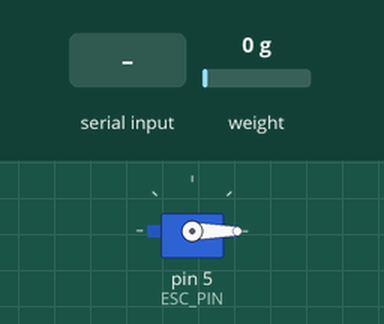
This sketch was run on a simulated Arduino Uno, built with avr-gcc and run on an emulated ATmega328P. Parts: servo. The inputs (shaded band) are chosen by the test bench; at power-on: weight on the scale 0 g. What the sketch prints to the serial monitor is not drawn.

Above: at 8.4 s.
8.5 s: "b" received over Serial
At 8.94 s:
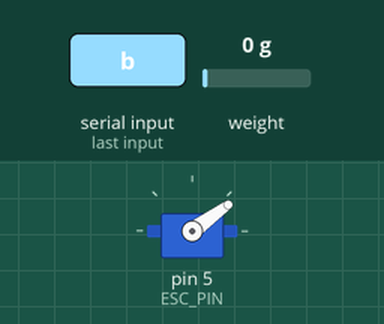
At 9.54 s:
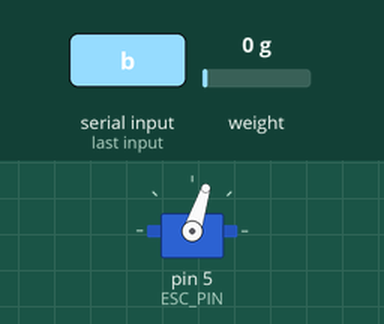
11.5 s: "1" received over Serial
At 12.9 s:
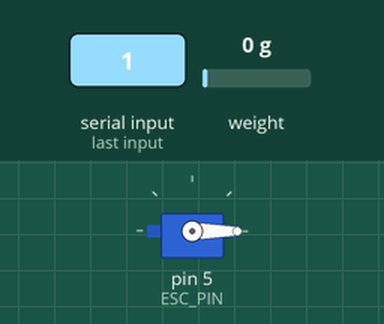
Timing chart, 0 to 14.5 s (numbered marks = the images above; inputs shaded):
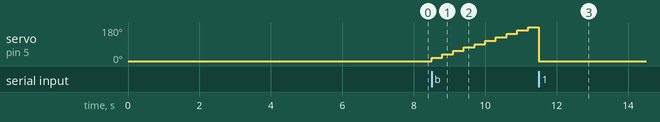

Measured:
- after the input at 8.5 s, servo on pin 5 (ESC_PIN): moves from 0° to 180° over 2.7 s, starting at once
- after the input at 11.5 s, servo on pin 5 (ESC_PIN): 180° → 0° after 0.00 s instead of 0.60 s

The sketch:

thrustStandMinimal.ino
```cpp
// (licence header left out)
#include "HX711.h"
#include <Servo.h>

#define ESC_PIN (5)      // connected to ESC control wire
#define LED_BUILTIN (2)  // not defaulted properly for ESP32s/you must define it

Servo ESC;  // create servo object to control the ESC

int incomingByte = 0;
int i = 0;
unsigned long timepoint;


// HX711 circuit wiring
const int LOADCELL_DOUT_PIN = 3;
const int LOADCELL_SCK_PIN = 2;

HX711 scale;

void setup() {
  Serial.begin(38400);
  ESC.attach(ESC_PIN, 1000, 2000);  // (pin, min pulse width, max pulse width in microseconds)
  ESC.write(0);

  Serial.println("Welcome to the Thrust Stand!");

  Serial.println("Initializing the scale");

  // Initialize library with data output pin, clock input pin and gain factor.
  // Channel selection is made by passing the appropriate gain:
  // - With a gain factor of 64 or 128, channel A is selected
  // - With a gain factor of 32, channel B is selected
  // By omitting the gain factor parameter, the library
  // default "128" (Channel A) is used here.
  scale.begin(LOADCELL_DOUT_PIN, LOADCELL_SCK_PIN);

  Serial.println("Before setting up the scale:");
  Serial.print("read: \t\t");
  Serial.println(scale.read());  // print a raw reading from the ADC

  Serial.print("read average: \t\t");
  Serial.println(scale.read_average(20));  // print the average of 20 readings from the ADC

  Serial.print("get value: \t\t");
  Serial.println(scale.get_value(5));  // print the average of 5 readings from the ADC minus the tare weight (not set yet)

  Serial.print("get units: \t\t");
  Serial.println(scale.get_units(5), 1);  // print the average of 5 readings from the ADC minus tare weight (not set) divided
  // by the SCALE parameter (not set yet)

  scale.set_scale(2280.f);     // this value is obtained by calibrating the scale with known weights; see the README for details
  scale.tare();  // reset the scale to 0

  Serial.println("After setting up the scale:");

  Serial.print("read: \t\t");
  Serial.println(scale.read());  // print a raw reading from the ADC

  Serial.print("read average: \t\t");
  Serial.println(scale.read_average(20));  // print the average of 20 readings from the ADC

  Serial.print("get value: \t\t");
  Serial.println(scale.get_value(5));  // print the average of 5 readings from the ADC minus the tare weight, set with tare()

  Serial.print("get units: \t\t");
  Serial.println(scale.get_units(5), 1);  // print the average of 5 readings from the ADC minus tare weight, divided
  // by the SCALE parameter set with set_scale

  Serial.println("Calibration Complete! Readings:");
}

void loop() {

  if (Serial.available() > 0) {
    // read the incoming byte:
    incomingByte = Serial.read();   //reads keyboard command; b for begin (ASCII char 98), r for recalibrate (ASCII char 114), and anything else to stop the thrust stand
    if (incomingByte == 98) {
      timepoint = millis();
      incomingByte == 98;
      i = 0;
    } else if (incomingByte == 114) {
      setup();
    } else {
      incomingByte = 0;
      Serial.println("Stopping...");
      Serial.println();
    }
  }


  if (incomingByte == 98 && millis() - timepoint < 3600) {         //run thrust test for 3.6s
    int speed = 1000 + 100 + 100 * ((millis() - timepoint) / 300);   //increment throttle by 10% every 300 milliseconds
    ESC.write(speed);

    if (millis() - timepoint > 3500 && i != 1) {   //calculates thrust after propeller speed is stable

      double grams;
      double pounds;
      //grams = scale.get_units() * 0.0229308641975309;
      pounds = -scale.get_units() * 0.0229308641975309;   //calibration
      //Serial.print("\t\tThrust: ");
      Serial.print("\t");
      Serial.print(pounds, 1);
      //Serial.print(" lbf")
      //Serial.print("\t| average:\t");
      //Serial.println(scale.get_units(10), 1);
      Serial.println();

      scale.power_down();  // put the ADC in sleep mode
      scale.power_up();

      i = 1;

    }

    if(millis() - timepoint >= 3600){
      Serial.println("Done!");
      Serial.println();
    }

  } else {
    ESC.write(0);
  }
}
```
